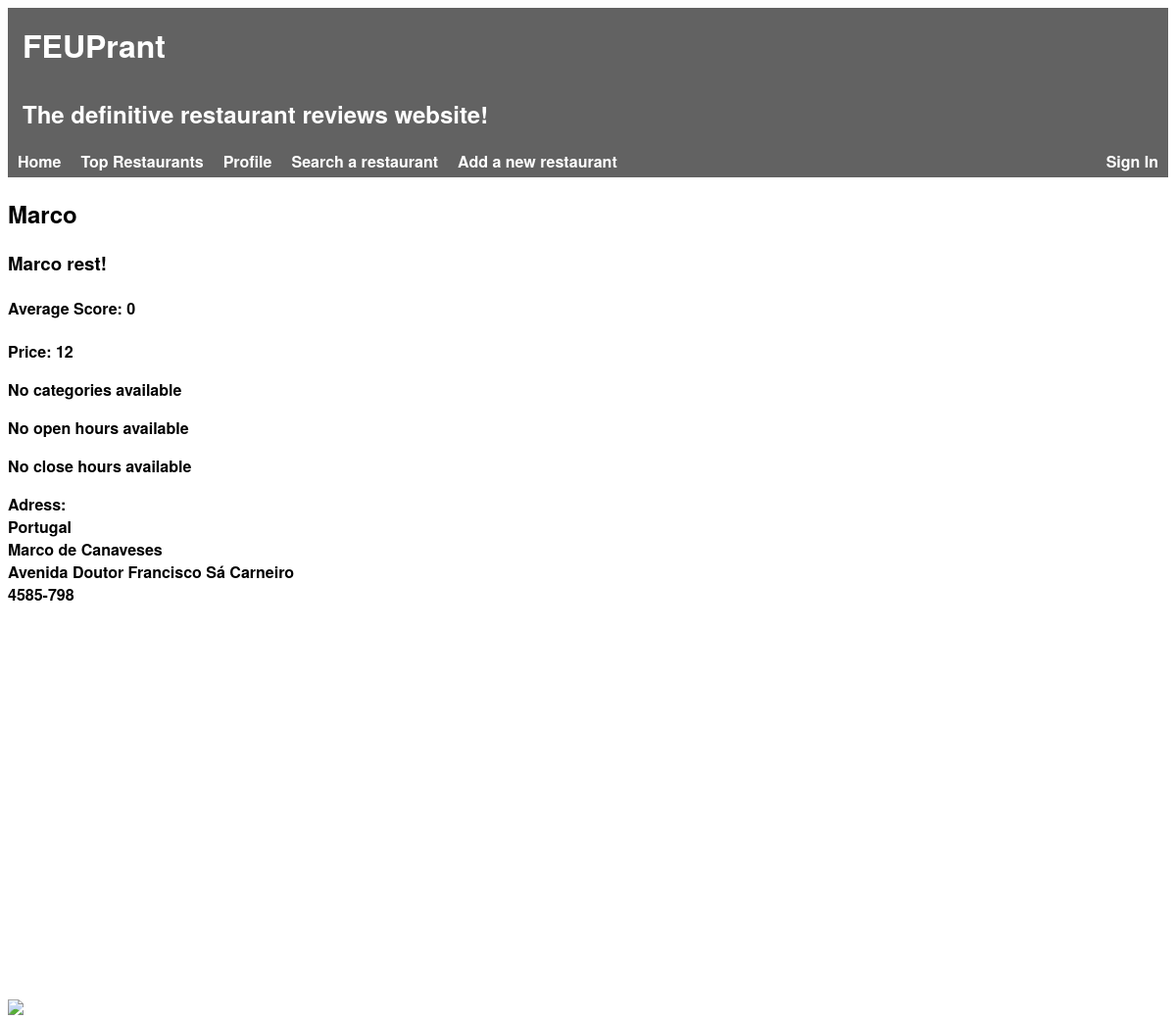
The page /templates/restaurant.php?idRestaurant=8 on the database its author committed.
### tables this page shows
CREATE TABLE Restaurant(
    idRestaurant        INTEGER PRIMARY KEY AUTOINCREMENT,
    name                STRING NOT NULL,
    description         STRING NOT NULL,
    score               FLOAT NOT NULL,

    idOwner             INTEGER REFERENCES User(idUser),
    idRestaurantInfo    INTEGER REFERENCES RestaurantInfo(idRestaurantInfo)
);

CREATE TABLE RestaurantInfo(
    idRestaurantInfo    INTEGER PRIMARY KEY AUTOINCREMENT,
    price               INTEGER,
    category            STRING,
    openHours           DATE,
    closeHours          DATE,

    idLocalization      INTEGER REFERENCES Localization(idLocalization)
);

CREATE TABLE Localization(
    idLocalization      INTEGER PRIMARY KEY AUTOINCREMENT,
    country             STRING,
    city                STRING,
    road                STRING,
    postalCode          STRING
);

### database/db_restaurants.php (called while the page is built, shortened)
<?php
    function getRestaurantById($idRestaurant) {
        global $db;
        $stmt = $db->prepare('SELECT * FROM Restaurant WHERE idRestaurant = :id');
        $stmt->bindParam(':id', $idRestaurant);
        $stmt->execute();
        return $stmt->fetch();
    }
?>

### database/db_restaurants_info.php (called while the page is built, shortened)
<?php
    function getInfoById($idRestaurantInfo) {
        global $db;
        $stmt = $db->prepare('SELECT * FROM RestaurantInfo WHERE idRestaurantInfo = :id');
        $stmt->bindParam(':id', $idRestaurantInfo);
        $stmt->execute();
        return $stmt->fetch();
    }
?>

### database/db_localization.php (called while the page is built, shortened)
<?php
    function getLocalizationById($idLocalization) {
        global $db;
        $stmt = $db->prepare('SELECT * FROM Localization WHERE idLocalization = :id');
        $stmt->bindParam(':id', $idLocalization);
        $stmt->execute();
        return $stmt->fetch();
    }
?>

### database/db_photo.php (called while the page is built, shortened)
<?php
    function getPhotoById($idRestaurantInfo) {
        global $db;
        $stmt = $db->prepare('SELECT * FROM PhotoRestaurant WHERE idRestaurantInfo = :id');
        $stmt->bindParam(':id', $idRestaurantInfo);
        $stmt->execute();
        return $stmt->fetch();
    }
?>

### templates/restaurant.php (the view, shortened to what this page needs)
<?php
    include_once('../database/connection.php');
    include_once('../database/db_restaurants.php');
    include_once('../database/db_restaurants_info.php');
    include_once('../database/db_photo.php');
    include_once('../database/db_localization.php');
    if(isset($_GET['idRestaurant'])) {
        $restaurant = getRestaurantById($_GET['idRestaurant']);
    } else {
        $_SESSION['idRestaurant'] = $_SESSION['restaurant'];
        $restaurant = $_SESSION['restaurant'];
        if($restaurant == false)
            die('There was no restaurant with the specified id');
    }
    $info = getInfoById($restaurant['idRestaurantInfo']);
    $localization = getLocalizationById($info['idLocalization']);
    $photo = getPhotoById($info['idRestaurantInfo']);
    include_once('header.php');
?>
<section>
    <div id='restaurant'>
        <h2><?=$restaurant['name']?></h2>
        <h3><?=$restaurant['description']?></h3>
        <h4>Average Score: <?=$restaurant['score']?></h3>
    <div id='restaurantInfo'>
        <?php if($info['price']) { ?>
            <p>Price: <?=$info['price']?></p>
        <?php } else { ?>
            <p>No prices available</p>
        <?php } ?>
        <?php if($info['category']) { ?>
            <p>Categories: <?=$info['category']?></p>
        <?php } else { ?>
            <p>No categories available</p>
        <?php } ?>
        <?php if($info['openHours']) { ?>
            <p>Open Hours: <?=$info['openHours']?></p>
        <?php } else { ?>
            <p>No open hours available</p>
        <?php } ?>
        <?php if($info['closeHours']) { ?>
            <p>Close hours: <?=$info['closeHours']?></p>
        <?php } else { ?>
            <p>No close hours available</p>
        <?php } ?>
    </div>
    <div id="localization">
        <?php if(isset($localization['country']) || isset($localization['city']) || isset($localization['road'])) { ?>
            <label>Adress: </label>
        <?php } else { ?>
            <label>No address available</label>
        <?php } ?>
        <div id="country"><?=$localization['country']?></div>
        <div id="city"><?=$localization['city']?></div>
        <div id="road"><?=$localization['road']?></div>
        <div id="postalCode"><?=$localization['postalCode']?></div>
        <div id="map" style="width:20%; height:400px"></div>
    </div>
    <div id="photos">
            <img src="../images/originals/<?=$photo['idPhoto']?>.jpg">
    </div>
</section>

### css/header.css (style rules this page uses)
html { font-family: 'Helvetica Neue', sans-serif; font-weight: bold; height: 100%; }

### rows shown on the page
restaurant: name "Marco", description "Marco rest!", score "0"
restaurantinfo: price "12"
localization: country "Portugal", city "Marco de Canaveses", road "Avenida Doutor Francisco Sá Carneiro", postalCode "4585-798"
